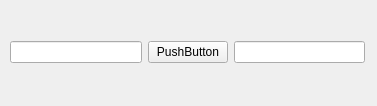
<?xml version="1.0" encoding="UTF-8"?>
<ui version="4.0">
 <class>Form</class>
 <widget class="QWidget" name="Form">
  <property name="geometry">
   <rect>
    <x>0</x>
    <y>0</y>
    <width>377</width>
    <height>106</height>
   </rect>
  </property>
  <property name="windowTitle">
   <string>Form</string>
  </property>
  <widget class="QWidget" name="">
   <property name="geometry">
    <rect>
     <x>10</x>
     <y>40</y>
     <width>355</width>
     <height>25</height>
    </rect>
   </property>
   <layout class="QHBoxLayout" name="horizontalLayout">
    <item>
     <widget class="QLineEdit" name="lineEdit_2"/>
    </item>
    <item>
     <widget class="QPushButton" name="pushButton">
      <property name="text">
       <string>PushButton</string>
      </property>
     </widget>
    </item>
    <item>
     <widget class="QLineEdit" name="lineEdit"/>
    </item>
   </layout>
  </widget>
 </widget>
 <resources/>
 <connections/>
</ui>
